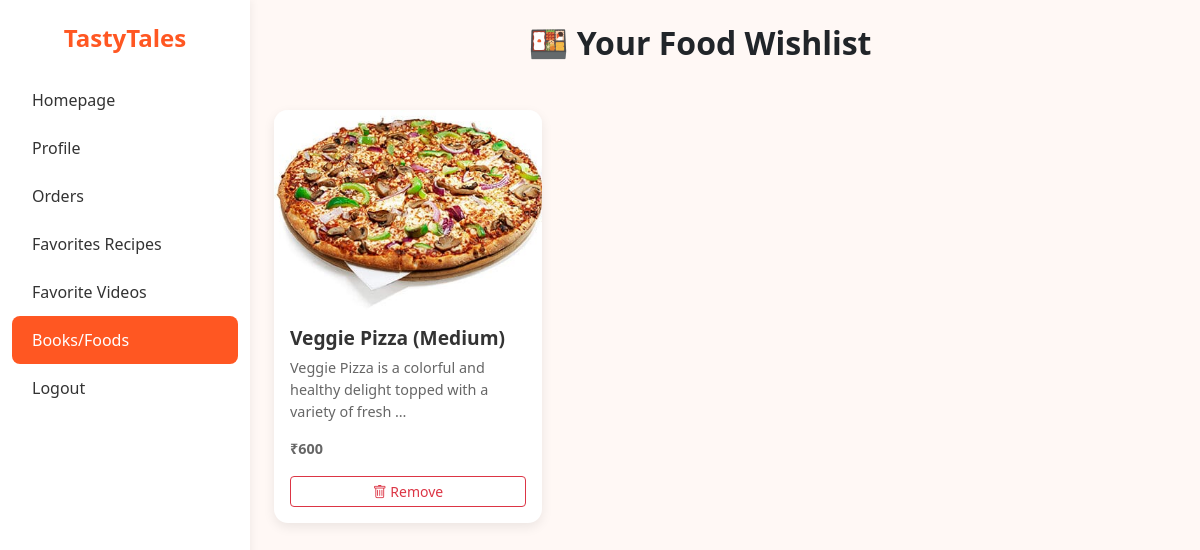
The app's page /like (signed in) with its own data.
### recipeproject/models.py (models this page shows)
class recipes(models.Model):
    foodname = models.CharField(max_length=255)
    foodimg = models.ImageField()
    foodinfo = models.TextField( default="No information available")
    foodprice = models.IntegerField(null=True,blank=True)
    videoSrc = models.URLField(null=True,blank=True,max_length=500)
    category = models.CharField(choices=allProducts, max_length=255)

### recipeproject/views.py (the view)
# urls.py: path('like',views.like),
def like(req):
    if 'user' not in req.session:
        return redirect('/homepage')
    username = req.session['user']
    try:
        user = models.users.objects.get(username=username)
        try:
            liked_ids = json.loads(user.likes or '[]')
        except (json.JSONDecodeError, TypeError):
            liked_ids = []
        liked_items = models.recipes.objects.filter(id__in=liked_ids)
        return render(req, 'like.html', context={'dta': liked_items})
    except models.users.DoesNotExist:
        return redirect('/login')

### recipeproject/templates/like.html (shortened to what this page needs)
{% load static %}
<!DOCTYPE html>
<html lang="en">
<head>
  <link href="https://cdn.jsdelivr.net/npm/bootstrap@5.3.3/dist/css/bootstrap.min.css" rel="stylesheet">
  <link href="https://cdn.jsdelivr.net/npm/bootstrap-icons@1.10.5/font/bootstrap-icons.css" rel="stylesheet">
</head>
<body>
<div class="container-fluid">
  <div class="row">
    <div class="col-md-3 d-none d-md-block sidebar">
      <div class="logo">TastyTales</div>
      <nav class="nav flex-column">
        <a href="/" class="nav-link">Homepage</a>
        <a href="/profile" class="nav-link">Profile</a>
        <a href="/carts" class="nav-link">Orders</a>
        <a href="/recipelike" class="nav-link">Favorites Recipes</a>
        <a href="/videolike" class="nav-link">Favorite Videos</a>
        <a href="/like" class="nav-link active">Books/Foods</a>
        <a href="/logout" class="nav-link">Logout</a>
      </nav>
    </div>
    <main class="col-md-9 p-4">
      <h2 class="fw-bold text-center mb-5">🍱 Your Food Wishlist</h2>
      <div class="row g-4">
        {% for i in dta %}
        <div class="col-sm-6 col-lg-4">
          <div class="wishlist-card">
            <img src="{% static 'webimg/' %}{{ i.foodimg }}" alt="{{ i.foodname }}" class="wishlist-img">
            <div class="wishlist-content">
              <h5>{{ i.foodname }}</h5>
              <p>{{ i.foodinfo|truncatewords:14 }}</p>
              <p class="wishlist-price mb-3">₹{{ i.foodprice }}</p>
              <form method="POST" action="/removewishlist/{{ i.id }}/">
                <button class="btn btn-outline-danger btn-sm w-100">
                  <i class="bi bi-trash"></i> Remove
                </button>
              </form>
            </div>
          </div>
        </div>
        {% empty %}
        <div class="col-12 text-center">
          <p class="text-muted fs-5">No foods in your wishlist yet.</p>
        </div>
        {% endfor %}
      </div>
    </main>
  </div>
</div>
</body>
</html>

### recipeproject/templates/like.html (style rules this page uses)
:root { --primary: #ff5722; --bg: #fff8f5; --text-dark: #333; }
body { background-color: var(--bg); font-family: 'Segoe UI', sans-serif; }
a { text-decoration: none; }
.sidebar { width: 250px; background: #fff; height: 100vh; box-shadow: 2px 0 8px rgba(0, 0, 0, 0.05); }
.logo { font-size: 24px; font-weight: bold; color: var(--primary); text-align: center; margin: 20px 0; }
.nav-link { padding: 12px 20px; border-radius: 8px; color: var(--text-dark); }
.nav-link:hover, .nav-link.active { background-color: var(--primary); color: white !important; }
.wishlist-card { background: #fff; border-radius: 14px; overflow: hidden; box-shadow: 0 4px 12px rgba(0, 0, 0, 0.08); transition: transform 0.3s ease; }
.wishlist-img { height: 200px; object-fit: cover; width: 100%; }
.wishlist-content { padding: 16px; }
.wishlist-content h5 { font-size: 1.2rem; font-weight: 600; color: var(--text-dark); }
.wishlist-content p { font-size: 0.9rem; color: #666; }
.wishlist-price { font-weight: bold; color: #d62828; }

### records on screen
recipes: foodimg (picture), foodname "Veggie Pizza (Medium)", foodinfo "Veggie Pizza is a colorful and healthy delight topped with a variety of fresh …", foodprice "600"
